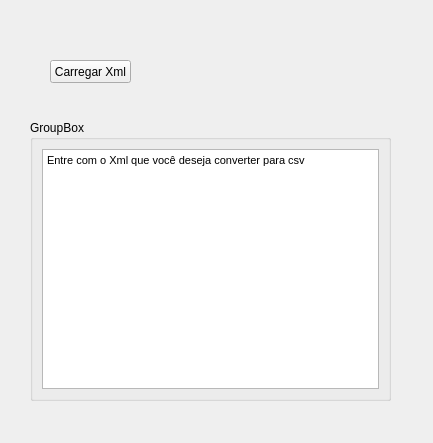
<?xml version="1.0" encoding="UTF-8"?>
<ui version="4.0">
 <class>telaConversorXmlCsv</class>
 <widget class="QWidget" name="telaConversorXmlCsv">
  <property name="geometry">
   <rect>
    <x>0</x>
    <y>0</y>
    <width>433</width>
    <height>443</height>
   </rect>
  </property>
  <property name="windowTitle">
   <string>Form</string>
  </property>
  <widget class="QStackedWidget" name="stackedWidget">
   <property name="geometry">
    <rect>
     <x>20</x>
     <y>30</y>
     <width>381</width>
     <height>371</height>
    </rect>
   </property>
   <property name="currentIndex">
    <number>0</number>
   </property>
   <widget class="QWidget" name="page">
    <widget class="QPushButton" name="pbCarregarXml">
     <property name="geometry">
      <rect>
       <x>30</x>
       <y>30</y>
       <width>81</width>
       <height>23</height>
      </rect>
     </property>
     <property name="text">
      <string>Carregar Xml</string>
     </property>
    </widget>
    <widget class="QGroupBox" name="groupBox">
     <property name="geometry">
      <rect>
       <x>10</x>
       <y>90</y>
       <width>361</width>
       <height>281</height>
      </rect>
     </property>
     <property name="title">
      <string>GroupBox</string>
     </property>
     <layout class="QVBoxLayout" name="verticalLayout">
      <item>
       <widget class="QTextEdit" name="textEdit">
        <property name="html">
         <string>&lt;!DOCTYPE HTML PUBLIC &quot;-//W3C//DTD HTML 4.0//EN&quot; &quot;http://www.w3.org/TR/REC-html40/strict.dtd&quot;&gt;
&lt;html&gt;&lt;head&gt;&lt;meta name=&quot;qrichtext&quot; content=&quot;1&quot; /&gt;&lt;style type=&quot;text/css&quot;&gt;
p, li { white-space: pre-wrap; }
&lt;/style&gt;&lt;/head&gt;&lt;body style=&quot; font-family:'MS Shell Dlg 2'; font-size:8.25pt; font-weight:400; font-style:normal;&quot;&gt;
&lt;p style=&quot; margin-top:0px; margin-bottom:0px; margin-left:0px; margin-right:0px; -qt-block-indent:0; text-indent:0px;&quot;&gt;Entre com o Xml que você deseja converter para csv&lt;/p&gt;&lt;/body&gt;&lt;/html&gt;</string>
        </property>
       </widget>
      </item>
     </layout>
    </widget>
   </widget>
   <widget class="QWidget" name="page_2"/>
  </widget>
 </widget>
 <resources/>
 <connections/>
</ui>
